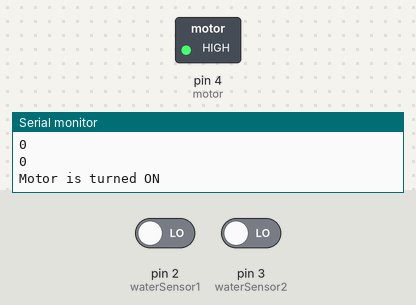
Simulated run of this sketch. Board: Arduino Uno, built with avr-gcc and run on an emulated ATmega328P. Shown: switched loads named in the sketch (green lamp = pin HIGH), the last lines printed to the serial monitor. The test bench sets the inputs (shaded band); at power-on: pin 3 (waterSensor2) LOW, pin 2 (waterSensor1) LOW.

Above: at 1.8 s.
1.9 s: pin 3 (waterSensor2) driven HIGH
At 2.4 s:
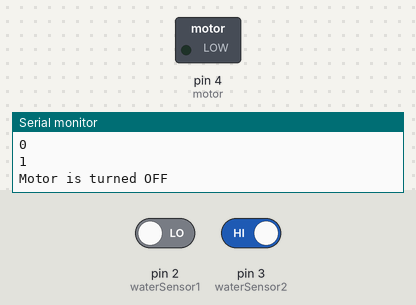
3.5 s: pin 3 (waterSensor2) driven LOW
At 4.8 s:
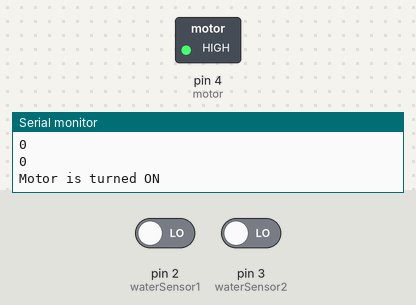
Timing chart, 0 to 6.5 s (numbered marks = the images above; inputs shaded):
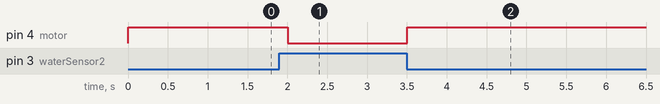

Measured:
- after the input at 1.9 s, pin 4 (motor): HIGH → LOW after 0.10 s
- after the input at 3.5 s, pin 4 (motor): LOW → HIGH at once

The sketch:

waterTankSystem.ino
```cpp
int waterSensor1 = 2;
int waterSensor2 = 3;
int motor = 4;

void setup() {
  Serial.begin(9600);
  Serial.println("********Water Tank System******");
  pinMode(waterSensor1, INPUT);
  pinMode(waterSensor2, INPUT);
  pinMode(motor, OUTPUT);
}

void loop() {
  int sensorValue1 = (digitalRead(waterSensor1));
  int sensorValue2 = (digitalRead(waterSensor2));
  Serial.println(sensorValue1);
  Serial.println(sensorValue2);
  if (sensorValue1 == 1 && sensorValue2 == 0) {
    digitalWrite(motor, HIGH);
    Serial.println("Motor is turned ON");
  }
  else if (sensorValue1 == 0 && sensorValue2 == 0) {
    digitalWrite(motor, HIGH);
    Serial.println("Motor is turned ON");
  }
  else if (sensorValue1 == 0 && sensorValue2 == 1) {
    digitalWrite(motor, LOW);
    Serial.println("Motor is turned OFF");
  }
  delay(500);
}
```
